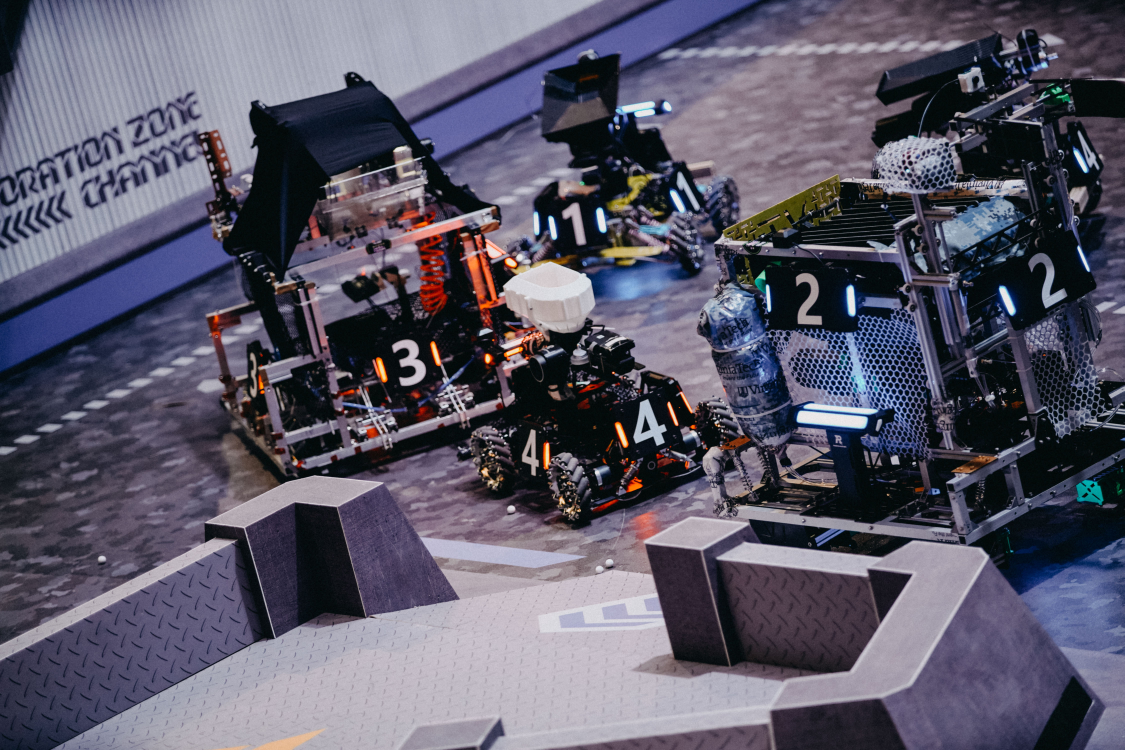
//> input picture task 2/test.jpg, 4497 x 3000 px, given in place of the camera (shown at 1/4 size)
$ ./main   (built with g++ and OpenCV 4)
//> lines starting //> are read from the running program, lines starting //| are printed output that depends on the picture; after the words box and inside, x2 and y2 are one past the last pixel; in counts of white or black regions, pixels touching at a corner belong together
/**
 * 大二组 Examination
 * 考核截止日期 : 11.15
 * 特别鸣谢:谭梓煊\曾聪 组
 */

/**
 * 在此添加你的头文件
 * #include<    >
 */
#include <iostream>
#include <cmath>
#include <opencv2/opencv.hpp>
#include <opencv2/imgproc/types_c.h>
#include <cstring>
#include<algorithm>
#include"classifier.hpp"

#define HALF_LENGTH 25
#define WIDTH 600
#define HEIGHT 600
using namespace std;
using namespace cv;

VideoCapture cap ;//= VideoCapture(2);
int exposure = -100, bright = 0, con = 0, sat = 0,hmin=0,hmax=0,smax=0,smin=0,vmin=0,vmax=0;
String cascade_name = "cascade.xml";
CascadeClassifier customFaceDetector;
Mat mask,HSVImage;


float getAngle(const cv::RotatedRect& r) {
  return r.size.width < r.size.height ? r.angle : r.angle + 90;
}
float distance(float a, float b)
{
    return sqrt(pow(a, 2) + pow(b, 2));
}
//回调函数
// [39 lines left out: functions setCam, setCamParms, callBack, setHSV, not called in this run]
//读取相机参数
void readCamParams(Mat &cameraMatrix, Mat &distCoeffs)
{
    FileStorage fs2("camera.yml", FileStorage::READ);
    fs2["camera_matrix"] >> cameraMatrix;
    fs2["distortion_coefficients"] >> distCoeffs;
}
//提取旋转矩形内图像
// [56 lines left out: functions Image_rRect, classify, not called in this run]
bool cmp( Point2f a,Point2f b)
{
    return a.y>b.y;
}
//边界处理
void boundaryTreat(Point2f* points){
    for(int i=0;i<4;i++){
        if(points[i].x<0){
            points[i].x=0;
        }
        if(points[i].x>WIDTH){
            points[i].x=WIDTH;
        }
            if(points[i].y<0){
            points[i].y=0;
        }
        if(points[i].y>HEIGHT){
            points[i].y=HEIGHT;
        }

    }

}
int main()
{
    namedWindow("cap", 2);
    resizeWindow("cap",WIDTH,HEIGHT);
	VideoCapture cap = VideoCapture(2);
    if (!cap.isOpened())
    {
        cout << "open camera failed" << endl;
        return -1;
    }

    /*
    * 在此添加相机参数调整部分(如曝光\对比度等)
    * bool setCamParms(.....)
    * bonus: 使用更加人性化的调整方式(如滑动条)
    */
    // setCamParms(cap);
    cap.set(CAP_PROP_AUTO_EXPOSURE, 0.25); //
    cap.set(CAP_PROP_EXPOSURE,0);         //曝光
    cap.set(CAP_PROP_BRIGHTNESS, 0);       //亮度
    cap.set(CAP_PROP_SATURATION, 0);       //饱和度
    cap.set(CAP_PROP_CONTRAST, 0);         //对比度
    cap.set(CAP_PROP_FPS, 30);             //帧率30*/

    /**
 * 在此读入相机矩阵和畸变参数
 * bool readCamParams(Mat& cameraMatrix, Mat& distCoeffs)
 * tips : 建议直接从标定产生的yml文件中读入
 */
    Mat cameraMatrix, distCoeffs;
    readCamParams(cameraMatrix, distCoeffs);

    /**
 * 开始检测
*/
    Mat frame;
    while (true)
    {
        // getTickcount函数：返回从操作系统启动到当前所经过的毫秒数
        // getTickFrequency函数：返回每秒的计时周期数
        double t = getTickCount();
        cout << "===========new frame===========" << endl;
        // 读取一帧
        cap >> frame;
//> frame is the input picture: 3000 rows x 4497 cols, CV_8UC3; mean B, G, R 104.4, 88, 90.3
        if(frame.empty()){
            break;
        }
        // 检查键盘输入
        int key = waitKey(1);
//> the key 't' is pressed
        if (key == 'q')
        {
            break;
        }
        else if (key == 't')
        {
            imwrite(to_string(int((long long)t % INT_MAX)) + ".jpg", frame);
        }

        // 进行装甲板检测
        /**
     * 建议设计你们自己的类class Light / class Armor
     * vector<vector<Light>> lightRect;
     * vector<vector<Armor>> armors;
     *
     * tips : 可以选择继承opencv现有的类
    */

        /*
        * 进行你的图像预处理部分
        * bool prepocess(const Mat& origin, const int& color,  Mat& result....);
        * tips : 请做好灯条颜色的分类
        */

        //setHSV(frame);//调参函数
    Mat HSVImage;
    cvtColor(frame, HSVImage, COLOR_BGR2HSV);
//> HSVImage: 3000 rows x 4497 cols, CV_8UC3; mean H, S, V 119.2, 82.9, 107
   //inRange(HSVImage, Scalar(30, 30, 105), Scalar(255, 255, 255), mask); //红

    inRange(HSVImage, Scalar(97, 74, 81), Scalar(255, 255, 255), mask); //蓝
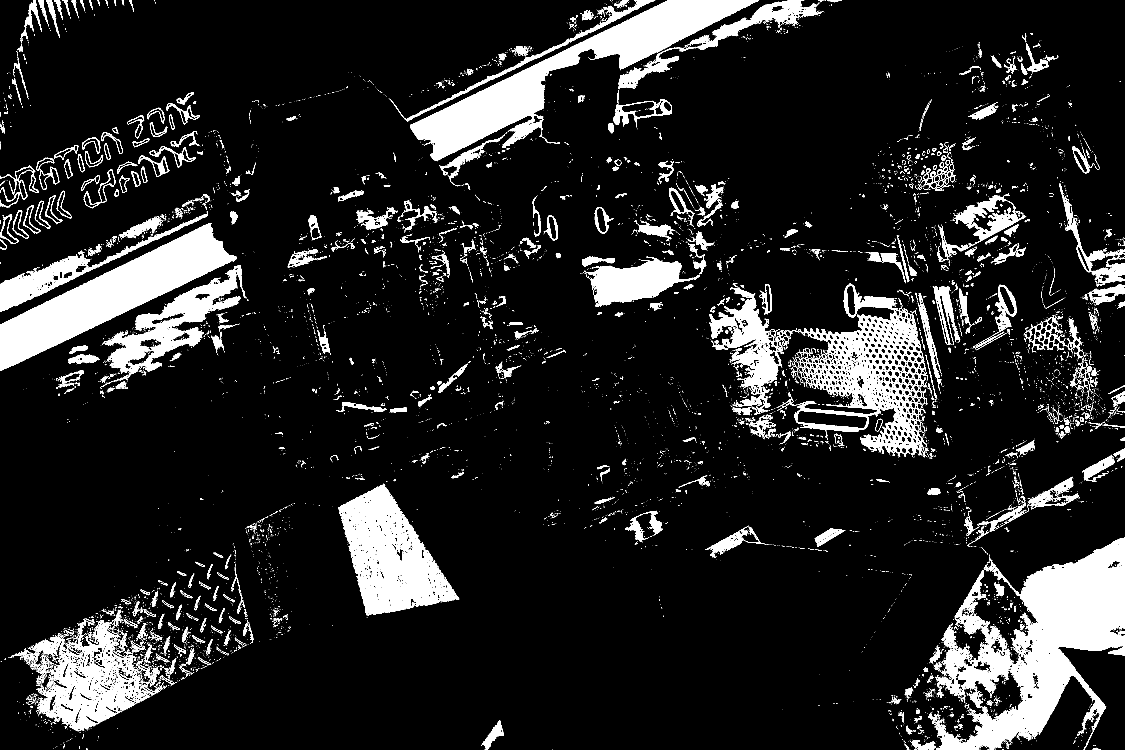
//> mask: 3000 rows x 4497 cols, CV_8UC1 (shown at 1/4 size); 11.6% white; 11557 white regions (10088 under 20 px)

        double t1 = getTickCount();
        cout << " preprocess : " << (t1 - t) / getTickFrequency() << endl;

        /*
        * 筛选灯条
    */
        vector<vector<Point>> lightContours; //灯条轮廓
        //找轮廓
        findContours(mask.clone(), lightContours, CV_RETR_EXTERNAL, CV_CHAIN_APPROX_SIMPLE);
//> lightContours = 11341 contours, 10384 with area under 20; largest, box (x1, y1, x2, y2) and area: (3738, 2151, 4497, 3000) 265570, (1640, 0, 3036, 645) 187136, (3176, 1133, 3712, 1830) 177151, (0, 892, 948, 1484) 168062, (1352, 1935, 1837, 2461) 135053
        //灯条拟合矩形
        vector<RotatedRect> lightRect;

        for (const auto &contour : lightContours)
        {
            float lightContourArea = contourArea(contour);
            //旋转矩形
            RotatedRect Rect = minAreaRect(contour);
            //根据宽高比排除干扰
            double height = max(Rect.size.width, Rect.size.height);
            double width = min(Rect.size.width, Rect.size.height);
             if (height / width > 10||height/width<2)
            {
                continue;
            }
            //根据面积排除干扰
            if(height*width<500){
                continue;
            }
            lightRect.push_back(Rect);
        }
//> this loop made 11341 passes
//> (lightContourArea, Rect, height, width) on passes 21, 34, 35: (135, centre (4388, 2995), size (8, 30), angle -90, 30, 8), (64, centre (3630.3, 2991.7), size (9.2, 17.6), angle -20, 17.6, 9.23), (26, centre (317.5, 2989), size (10, 3), angle -90, 10, 3)
//> after the loop, lightRect = 187 RotatedRects (x, y, width, height, angle), first 8: [3694.5, 2979.5, 39, 97, -90], [1977.7, 2946.4, 130.5, 50.6, -51.58], [3584.6, 2806.9, 37.85, 14.97, -11.98], [3667.4, 2734.5, 36.94, 15.6, -55.18], [162.5, 2685.3, 17.29, 36.07, -76.76], [691.8, 2662.9, 66.19, 19.23, -63.43], [815.5, 2646.2, 11.54, 53.85, -59.42], [645.1, 2635.3, 17.28, 58.35, -61.26]

        double t2 = getTickCount();
        cout << " classify : " << (t2 - t1) / getTickFrequency() << endl;

        /*
        * 进行灯条匹配,并获取装甲板
    */
        vector<vector<RotatedRect>> lights(2000);
        vector<vector<RotatedRect>> armors(2000);
        float dis;
        int k = 0;
        //遍历所有灯条进行匹配
        for (size_t i = 0; i < lightRect.size(); i++)
        {
            for (size_t j = i + 1; (j < lightRect.size()); j++)
            {
                //根据平行
                   if(abs(getAngle(lightRect[i])-getAngle(lightRect[j]))>30){
                    continue;
                }
                //根据灯条距离
                dis = distance((lightRect[i].center.x - lightRect[j].center.x), (lightRect[i].center.y - lightRect[j].center.y));
                float m1 = max(lightRect[i].size.height, lightRect[i].size.width);
                float m2 = max(lightRect[j].size.height, lightRect[j].size.width);
                float ma = max(m1, m2);
                float mi = min(m1, m2);
                //根据板间距离
                if (dis > 3 * ma||dis<ma )
                {
                    continue;
                }
                //根据面积比
                float s1 = lightRect[i].size.height * lightRect[i].size.width;
                float s2 = lightRect[j].size.height * lightRect[j].size.width;
                float sm=max(s1,s2);
                float smi=min(s1,s2);
                if (sm/smi>2)
                {
                   continue;
                }
                if(abs(lightRect[i].center.y-lightRect[j].center.y)>abs(lightRect[i].center.x-lightRect[j].center.x)){
                    continue;
                }

                //灯条
                lights[k].push_back(lightRect[i]);
                lights[k].push_back(lightRect[j]);
                //装甲板
                float angle = min(lightRect[i].angle, lightRect[j].angle);
                Point2f s;
                s.x = (lightRect[i].center.x + lightRect[j].center.x) / 2;
                s.y = (lightRect[i].center.y + lightRect[j].center.y) / 2;
                RotatedRect a = RotatedRect(Point2f(s.x, s.y), Size2f(2 * ma, 2 * ma), angle);
                armors[k].push_back(a);
                k++;
            }
        }
//> this loop made 187 passes
//> (dis, k) on passes 1 to 3: (2832, 0), (3401.8, 0), (3001.3, 0)
//> after the loop, dis = 74.32; k = 110

        double t3 = getTickCount();
        cout << " findArmor : " << (t3 - t2) / getTickFrequency() << endl;

        // [14 lines of commented-out code are left out]

        double t4 = getTickCount();
        cout << " classify : " << (t4 - t3) / getTickFrequency() << endl;

        //画出你的灯条和装甲板
//> (the run ends here: the program stops with an error, at `for (int i = 0; i < 2; i++)`)
